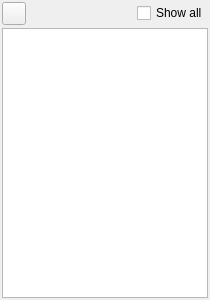
<?xml version="1.0" encoding="UTF-8"?>
<ui version="4.0">
 <class>CommentsView</class>
 <widget class="QWidget" name="CommentsView">
  <property name="geometry">
   <rect>
    <x>0</x>
    <y>0</y>
    <width>210</width>
    <height>300</height>
   </rect>
  </property>
  <property name="maximumSize">
   <size>
    <width>16777215</width>
    <height>16777215</height>
   </size>
  </property>
  <property name="windowTitle">
   <string>Form</string>
  </property>
  <property name="styleSheet">
   <string notr="true">#wdgComments {
	background-color: rgb(255, 255, 255);
}</string>
  </property>
  <layout class="QVBoxLayout" name="verticalLayout">
   <property name="spacing">
    <number>3</number>
   </property>
   <property name="leftMargin">
    <number>2</number>
   </property>
   <property name="topMargin">
    <number>2</number>
   </property>
   <property name="rightMargin">
    <number>2</number>
   </property>
   <property name="bottomMargin">
    <number>2</number>
   </property>
   <item>
    <layout class="QHBoxLayout" name="horizontalLayout_2">
     <item>
      <widget class="QToolButton" name="btnNewComment">
       <property name="cursor">
        <cursorShape>PointingHandCursor</cursorShape>
       </property>
       <property name="text">
        <string/>
       </property>
      </widget>
     </item>
     <item>
      <spacer name="horizontalSpacer">
       <property name="orientation">
        <enum>Qt::Horizontal</enum>
       </property>
       <property name="sizeHint" stdset="0">
        <size>
         <width>40</width>
         <height>20</height>
        </size>
       </property>
      </spacer>
     </item>
     <item>
      <widget class="QCheckBox" name="cbShowAll">
       <property name="text">
        <string>Show all</string>
       </property>
      </widget>
     </item>
    </layout>
   </item>
   <item>
    <widget class="QScrollArea" name="scrollArea">
     <property name="horizontalScrollBarPolicy">
      <enum>Qt::ScrollBarAlwaysOff</enum>
     </property>
     <property name="widgetResizable">
      <bool>true</bool>
     </property>
     <widget class="QWidget" name="scrollAreaWidgetContents">
      <property name="geometry">
       <rect>
        <x>0</x>
        <y>0</y>
        <width>204</width>
        <height>266</height>
       </rect>
      </property>
      <layout class="QVBoxLayout" name="verticalLayout_2">
       <property name="spacing">
        <number>0</number>
       </property>
       <property name="leftMargin">
        <number>0</number>
       </property>
       <property name="topMargin">
        <number>0</number>
       </property>
       <property name="rightMargin">
        <number>0</number>
       </property>
       <property name="bottomMargin">
        <number>0</number>
       </property>
       <item>
        <widget class="QWidget" name="wdgComments" native="true">
         <layout class="QVBoxLayout" name="verticalLayout_10">
          <property name="spacing">
           <number>6</number>
          </property>
          <property name="leftMargin">
           <number>1</number>
          </property>
          <property name="topMargin">
           <number>1</number>
          </property>
          <property name="rightMargin">
           <number>1</number>
          </property>
          <property name="bottomMargin">
           <number>1</number>
          </property>
         </layout>
        </widget>
       </item>
      </layout>
     </widget>
    </widget>
   </item>
  </layout>
 </widget>
 <resources/>
 <connections/>
</ui>
